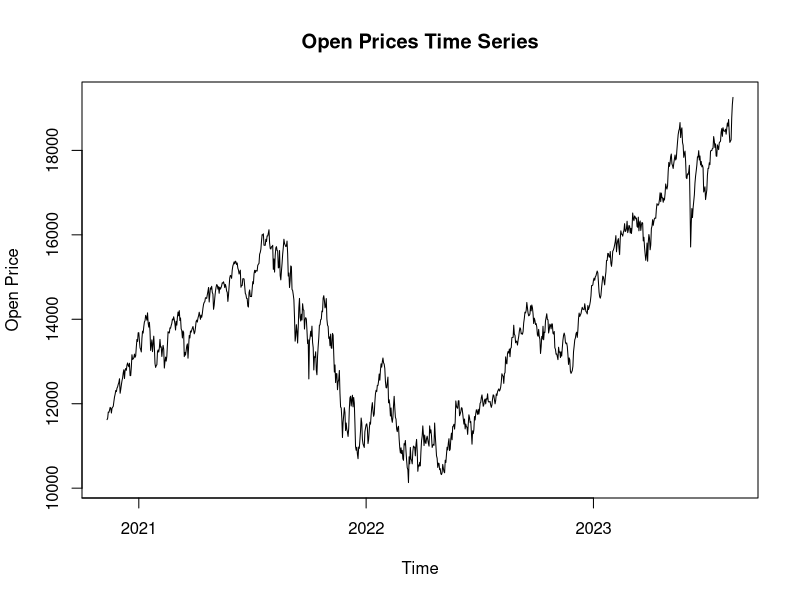
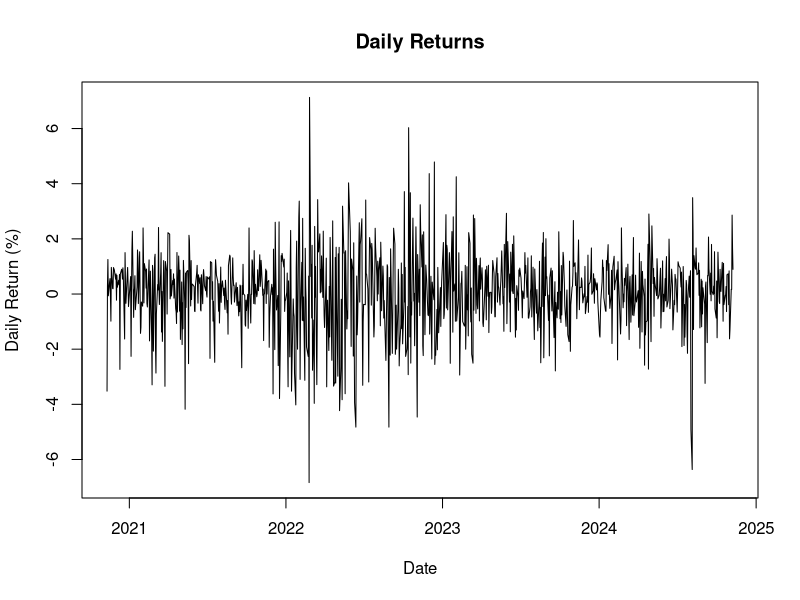
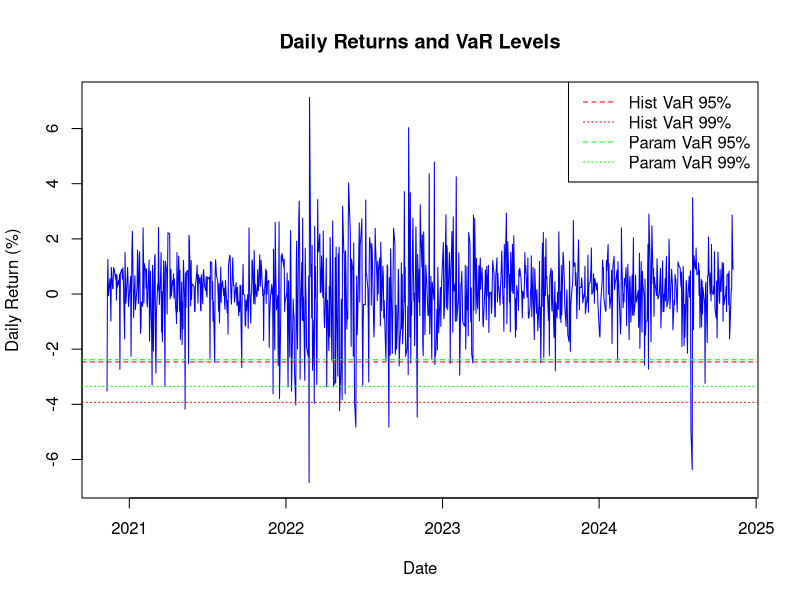
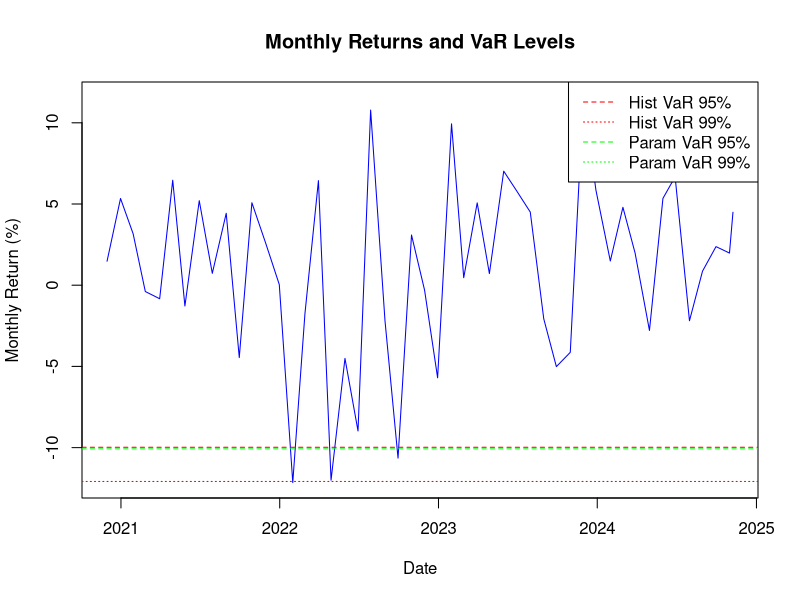
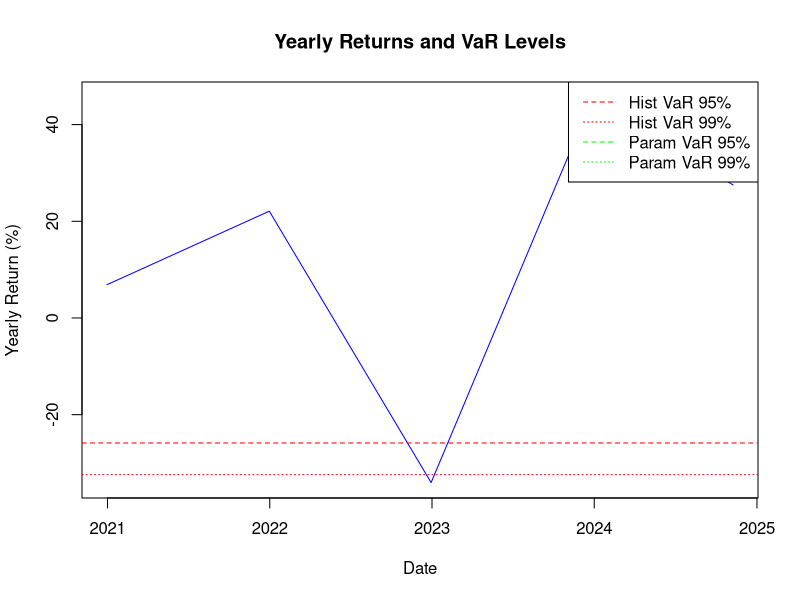
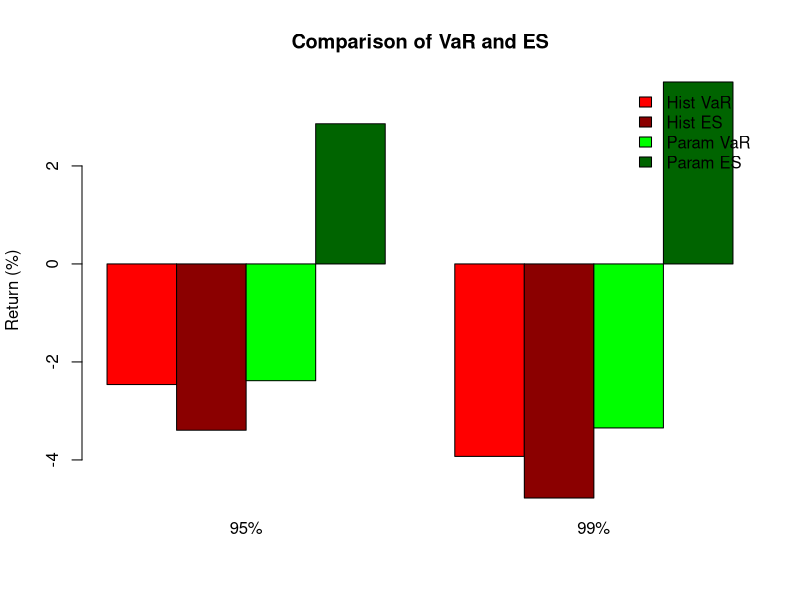
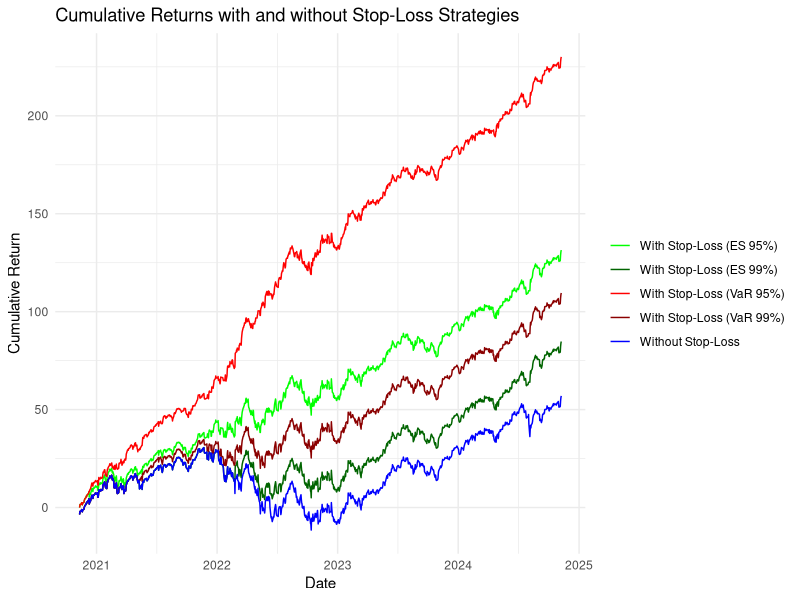

The R source for these figures, in order:
## ---- chunk 1
knitr::opts_chunk$set(echo = TRUE)
## ---- chunk 2
library("xts")
library("quantmod")
library(ggplot2)
library(dplyr)
## ---- chunk 3
raw_data <- read.csv("INDEX_US_XNAS_COMP.csv")

# Prepare for time-series
raw_data$Date <- as.Date(raw_data$Date, format = "%m/%d/%Y")
raw_data$Open <- as.numeric(gsub(",", "", raw_data$Open))
raw_data <- raw_data[order(raw_data$Date), ]

# Computing the daily returns
raw_data$Return <- c(NA, diff(raw_data$Open) / head(raw_data$Open, -1) * 100)
raw_data <- raw_data[-1, ]

# Check if any missing values
print(paste0("NAs in column : ",colSums(is.na(raw_data))))

# Time-Series of Nasdaq
nasdaq_ts <- ts(raw_data$Open, 
              start = c(as.numeric(format(min(raw_data$Date), "%Y")), 
                        as.numeric(format(min(raw_data$Date), "%j"))),
              frequency = 365) # Daily data

open_xts <- xts(raw_data$Open, order.by = raw_data$Date)
## ---- chunk 4
plot(nasdaq_ts, main = "Open Prices Time Series", ylab = "Open Price", xlab = "Time", xaxt = "n")
axis(1, at = unique(floor(time(nasdaq_ts))))

print(summary(nasdaq_ts))
## ---- chunk 5
summary(raw_data$Return)

# Plot daily returns
plot(raw_data$Date, raw_data$Return, type = "l", 
     main = "Daily Returns", xlab = "Date", ylab = "Daily Return (%)")
## ---- chunk 6
# Set confidence levels
confidence_levels <- c(0.95, 0.99)

# Historical VaR calculation
historical_var <- sapply(confidence_levels, function(cl) {
  quantile(raw_data$Return, probs = 1 - cl, na.rm = TRUE)
})

# Display historical VaR
names(historical_var) <- paste0(confidence_levels * 100, "%")
print(historical_var)
## ---- chunk 7
# Calculate mean and standard deviation of returns
mean_return <- mean(raw_data$Return, na.rm = TRUE)
sd_return <- sd(raw_data$Return, na.rm = TRUE)

# Parametric VaR calculation
z_scores <- qnorm(confidence_levels)
parametric_var <- -(z_scores * sd_return + mean_return)

# Display parametric VaR
names(parametric_var) <- paste0(confidence_levels * 100, "%")
print(parametric_var)
## ---- chunk 8
# Plot daily returns
plot(raw_data$Date, raw_data$Return, type = "l", col = "blue",
     main = "Daily Returns and VaR Levels",
     xlab = "Date", ylab = "Daily Return (%)")

# Add horizontal lines for VaR levels
abline(h = historical_var[1], col = "red", lty = 2)  # Historical 95%
abline(h = historical_var[2], col = "red", lty = 3)  # Historical 99%
abline(h = parametric_var[1], col = "green", lty = 2)  # Parametric 95%
abline(h = parametric_var[2], col = "green", lty = 3)  # Parametric 99%

# Add a legend
legend("topright", legend = c("Hist VaR 95%", "Hist VaR 99%", 
                              "Param VaR 95%", "Param VaR 99%"),
       col = c("red", "red", "green", "green"), 
       lty = c(2, 3, 2, 3))

## ---- chunk 9
daily_xts <- xts(raw_data$Return, order.by = raw_data$Date)
# Compute monthly returns
monthly_xts <- apply.monthly(daily_xts, function(x) prod(1 + x / 100, na.rm = TRUE) - 1)

# Compute yearly returns
yearly_xts <- apply.yearly(daily_xts, function(x) prod(1 + x / 100, na.rm = TRUE) - 1)

# Convert back to numeric for VaR calculation
monthly_returns <- as.numeric(monthly_xts) * 100
yearly_returns <- as.numeric(yearly_xts) * 100

# Historical VaR for monthly returns
monthly_historical_var <- sapply(confidence_levels, function(cl) {
  quantile(monthly_returns, probs = 1 - cl, na.rm = TRUE)
})
names(monthly_historical_var) <- paste0(confidence_levels * 100, "%")
print("Monthly Historical VaR:")
print(monthly_historical_var)

# Mean and standard deviation for monthly returns
monthly_mean <- mean(monthly_returns, na.rm = TRUE)
monthly_sd <- sd(monthly_returns, na.rm = TRUE)

# Parametric VaR for monthly returns
monthly_parametric_var <- -(z_scores * monthly_sd + monthly_mean)
names(monthly_parametric_var) <- paste0(confidence_levels * 100, "%")
print("Monthly Parametric VaR:")
print(monthly_parametric_var)

plot(index(monthly_xts), monthly_returns, type = "l", col = "blue",
     main = "Monthly Returns and VaR Levels",
     xlab = "Date", ylab = "Monthly Return (%)")
abline(h = monthly_historical_var[1], col = "red", lty = 2)
abline(h = monthly_historical_var[2], col = "red", lty = 3)
abline(h = monthly_parametric_var[1], col = "green", lty = 2)
abline(h = monthly_parametric_var[2], col = "green", lty = 3)
legend("topright", legend = c("Hist VaR 95%", "Hist VaR 99%",
                              "Param VaR 95%", "Param VaR 99%"),
       col = c("red", "red", "green", "green"), lty = c(2, 3, 2, 3))
## ---- chunk 10
# Historical VaR for yearly returns
yearly_historical_var <- sapply(confidence_levels, function(cl) {
  quantile(yearly_returns, probs = 1 - cl, na.rm = TRUE)
})
names(yearly_historical_var) <- paste0(confidence_levels * 100, "%")
print("Yearly Historical VaR:")
print(yearly_historical_var)

# Mean and standard deviation for yearly returns
yearly_mean <- mean(yearly_returns, na.rm = TRUE)
yearly_sd <- sd(yearly_returns, na.rm = TRUE)

# Parametric VaR for yearly returns
yearly_parametric_var <- -(z_scores * yearly_sd + yearly_mean)
names(yearly_parametric_var) <- paste0(confidence_levels * 100, "%")
print("Yearly Parametric VaR:")
print(yearly_parametric_var)


plot(index(yearly_xts), yearly_returns, type = "l", col = "blue",
     main = "Yearly Returns and VaR Levels",
     xlab = "Date", ylab = "Yearly Return (%)")
abline(h = yearly_historical_var[1], col = "red", lty = 2)
abline(h = yearly_historical_var[2], col = "red", lty = 3)
abline(h = yearly_parametric_var[1], col = "green", lty = 2)
abline(h = yearly_parametric_var[2], col = "green", lty = 3)
legend("topright", legend = c("Hist VaR 95%", "Hist VaR 99%",
                              "Param VaR 95%", "Param VaR 99%"),
       col = c("red", "red", "green", "green"), lty = c(2, 3, 2, 3))

## ---- chunk 11
# Historical ES calculation
historical_es <- sapply(confidence_levels, function(cl) {
  vaR_threshold <- quantile(raw_data$Return, probs = 1 - cl, na.rm = TRUE)
  mean(raw_data$Return[raw_data$Return <= vaR_threshold], na.rm = TRUE)
})

# Assign confidence levels to names
names(historical_es) <- paste0(confidence_levels * 100, "%")

print("Historical Expected Shortfall (ES):")
print(historical_es)

## ---- chunk 12
# Parametric ES calculation
parametric_es <- sapply(confidence_levels, function(cl) {
  z <- qnorm(cl)
  phi <- dnorm(z)
  es <- -(mean_return - sd_return * (phi / (1 - cl)))
  es
})

# Assign confidence levels to names
names(parametric_es) <- paste0(confidence_levels * 100, "%")

print("Parametric Expected Shortfall (ES):")
print(parametric_es)

## ---- chunk 13
# Combine VaR and ES into a data frame for comparison
comparison <- data.frame(
  Confidence_Level = paste0(confidence_levels * 100, "%"),
  Historical_VaR = historical_var,
  Historical_ES = historical_es,
  Parametric_VaR = parametric_var,
  Parametric_ES = parametric_es
)

print("Comparison of VaR and ES:")
print(comparison)

## ---- chunk 14
# Ensure correct structure for barplot
barplot(
  height = t(as.matrix(comparison[, -1])), # Transpose for proper grouping
  beside = TRUE, 
  main = "Comparison of VaR and ES",
  names.arg = comparison$Confidence_Level, # Use Confidence Levels as labels
  col = c("red", "darkred", "green", "darkgreen"),
  legend.text = c("Hist VaR", "Hist ES", "Param VaR", "Param ES"),
  ylab = "Return (%)",
  args.legend = list(x = "topright", bty = "n") # Ensure legend displays correctly
)

## ---- chunk 15
# Add VaR and ES thresholds to the data
raw_data$VaR_95 <- historical_var["95%"]
raw_data$VaR_99 <- historical_var["99%"]
raw_data$ES_95 <- historical_es["95%"]
raw_data$ES_99 <- historical_es["99%"]

# Identify when stop-loss is triggered
raw_data$Stop_Loss_95 <- raw_data$Return <= raw_data$VaR_95
raw_data$Stop_Loss_99 <- raw_data$Return <= raw_data$VaR_99
raw_data$Stop_Loss_ES_95 <- raw_data$Return <= raw_data$ES_95
raw_data$Stop_Loss_ES_99 <- raw_data$Return <= raw_data$ES_99

# Count triggers for each strategy
trigger_counts <- colSums(raw_data[, c("Stop_Loss_95", "Stop_Loss_99", "Stop_Loss_ES_95", "Stop_Loss_ES_99")])
names(trigger_counts) <- c("VaR 95%", "VaR 99%", "ES 95%", "ES 99%")

print("Number of Stop-Loss Activations:")
print(trigger_counts)

## ---- chunk 16
# Cumulative returns without stop-loss
raw_data$Cumulative_Return_No_Stop <- cumsum(raw_data$Return)

# Cumulative returns with stop-loss for each strategy
raw_data$Cumulative_Return_With_Stop_95 <- cumsum(ifelse(raw_data$Stop_Loss_95, 0, raw_data$Return))
raw_data$Cumulative_Return_With_Stop_99 <- cumsum(ifelse(raw_data$Stop_Loss_99, 0, raw_data$Return))
raw_data$Cumulative_Return_With_Stop_ES_95 <- cumsum(ifelse(raw_data$Stop_Loss_ES_95, 0, raw_data$Return))
raw_data$Cumulative_Return_With_Stop_ES_99 <- cumsum(ifelse(raw_data$Stop_Loss_ES_99, 0, raw_data$Return))

# Plot Cumulative returns without stop-loss and with stop-loss for each strategy
data.frame(
  Date = rep(raw_data$Date, 5),
  Cumulative_Return = c(
    raw_data$Cumulative_Return_No_Stop,
    raw_data$Cumulative_Return_With_Stop_95,
    raw_data$Cumulative_Return_With_Stop_99,
    raw_data$Cumulative_Return_With_Stop_ES_95,
    raw_data$Cumulative_Return_With_Stop_ES_99
  ),
  Strategy = rep(c("Without Stop-Loss", 
                   "With Stop-Loss (VaR 95%)", 
                   "With Stop-Loss (VaR 99%)", 
                   "With Stop-Loss (ES 95%)", 
                   "With Stop-Loss (ES 99%)"), 
                 each = nrow(raw_data))
) %>% ggplot( aes(x = Date, y = Cumulative_Return, color = Strategy)) +
  geom_line() +
  scale_color_manual(values = c(
    "Without Stop-Loss" = "blue", 
    "With Stop-Loss (VaR 95%)" = "red", 
    "With Stop-Loss (VaR 99%)" = "darkred", 
    "With Stop-Loss (ES 95%)" = "green", 
    "With Stop-Loss (ES 99%)" = "darkgreen"
  )) +
  labs(
    title = "Cumulative Returns with and without Stop-Loss Strategies",
    x = "Date",
    y = "Cumulative Return"
  ) +
  theme_minimal() +
  theme(legend.title = element_blank())

